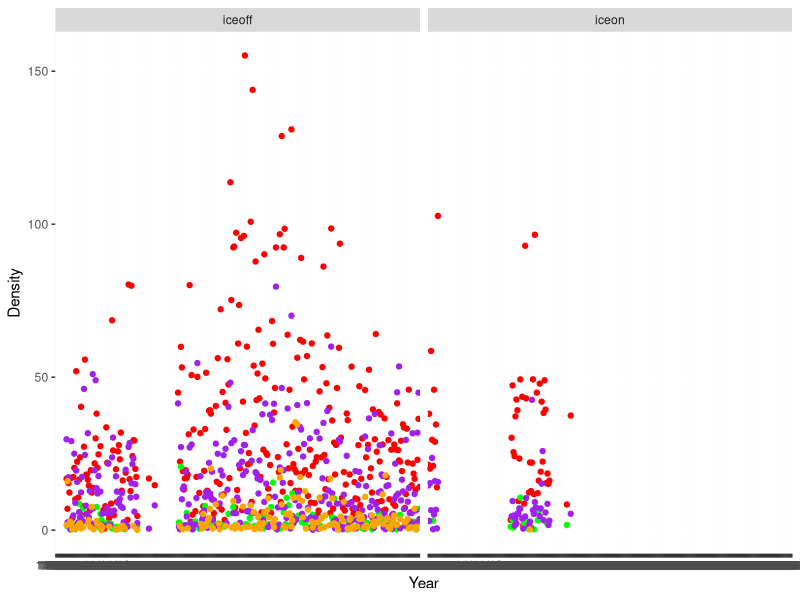

Write R code to recreate this figure. (Note: this script raises an error after producing the figure.)
library(tidyverse)
library(lubridate)
library(ggplot2)
library(cowplot)
library(readr)
#dataset <- read_csv("lter_zoopdata_all.csv", 
#                    col_types = cols(station = col_skip()))
#View(dataset)
ZooTotals <-  read_csv('TotalZoops.csv')
ZooTotals


Cope <- ZooTotals %>%
  filter(species_code == 10000)
Cope
write.csv(Cope, 'CopeZoops.csv')

Cyclop <- ZooTotals %>%
  filter(species_code == 20000)
Cyclop
write.csv(Cyclop, 'CyclopZoops.csv')

DIACYTHOM <- ZooTotals %>%
  filter(species_code == 20302)
DIACYTHOM
write.csv(DIACYTHOM, 'DIACYTHOM.csv')

CALANOID <- ZooTotals %>%
  filter(species_code == 30000)
CALANOID
write.csv(CALANOID, 'CALANOID.csv')
#not as present during ice on#


xy = ggplot() + 
  geom_point(data = Cope, aes(x = sample_date, y = density), color = "red") +
  geom_point(data = Cyclop, aes(x = sample_date, y = density), color = "green") +
  geom_point(data = DIACYTHOM, aes(x = sample_date, y = density), color = "purple") +
  geom_point(data = CALANOID, aes(x = sample_date, y = density), color = "orange") +
  #geom_point(data = NDlte_lite3_chloro, aes(x = year4frac, y = CellBioVol), color = "blue") + 
  xlab('Year') +
  ylab('Density')+
  facet_wrap('group')
  #xlim(1997,2010)
## need to legand, and conect those dots!!
print(xy)
ggsave(plot=p,filename='intimeBiovolumes.png',height = 18, width =16, units = 'in')


cope3<- geom_point(data = Cope, aes(x = sample_date, y = density))+ 
  facet_wrap('group')

cope3
  geom_line(data = NDlte_lite3_chloro, aes(x = year4frac, y = CellBioVol), color = "blue")



  lzO<- ggplot(Limnothrixatzero2, aes(x= CellBioVol, y=o2))+geom_line()+
    facet_wrap('group')+
    labs(x = "Biovolume Limnothrix",
         y = "o2")+
    theme_bw()
  lzO









 
Microcystis <- read_csv("biovolume1.csv", col_types = cols(sampledate = col_date(format = "%m/%d/%Y"))) %>%
  filter(Genus == 'Microcystis')
Microcystisatzero<- Microcystis %>%
  right_join(zeroschem02, by= c('sampledate'))
write.csv(Microcystisatzero, "Microcystisatzero.csv")
